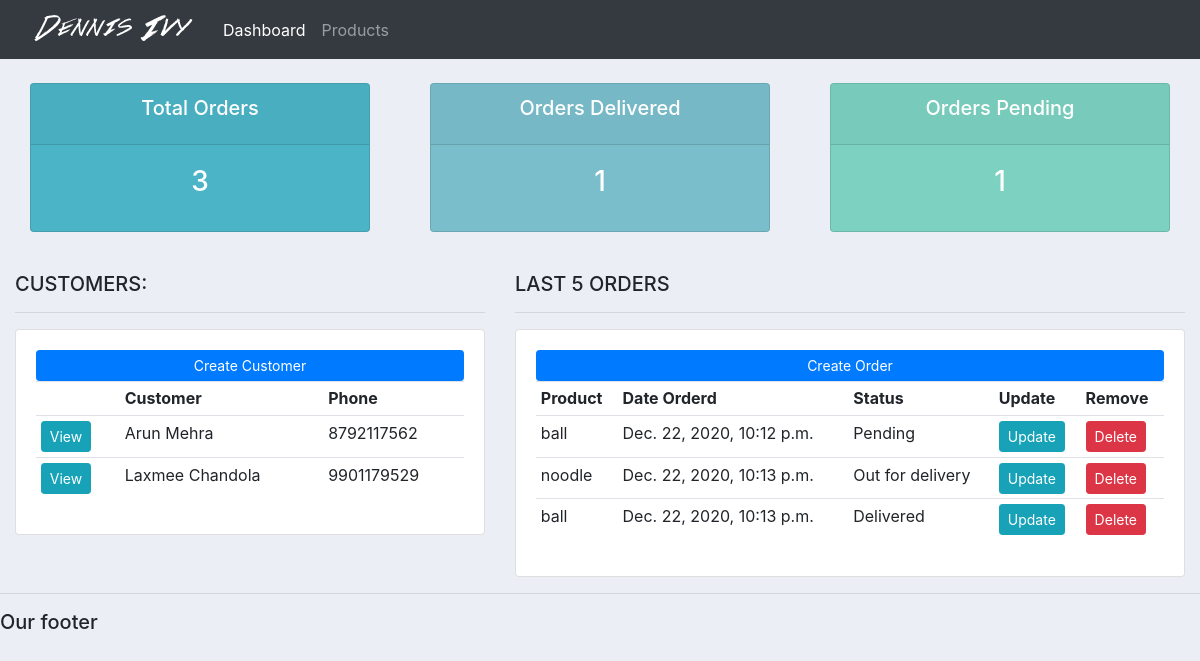
The page /accounts/ on the database as committed earlier.
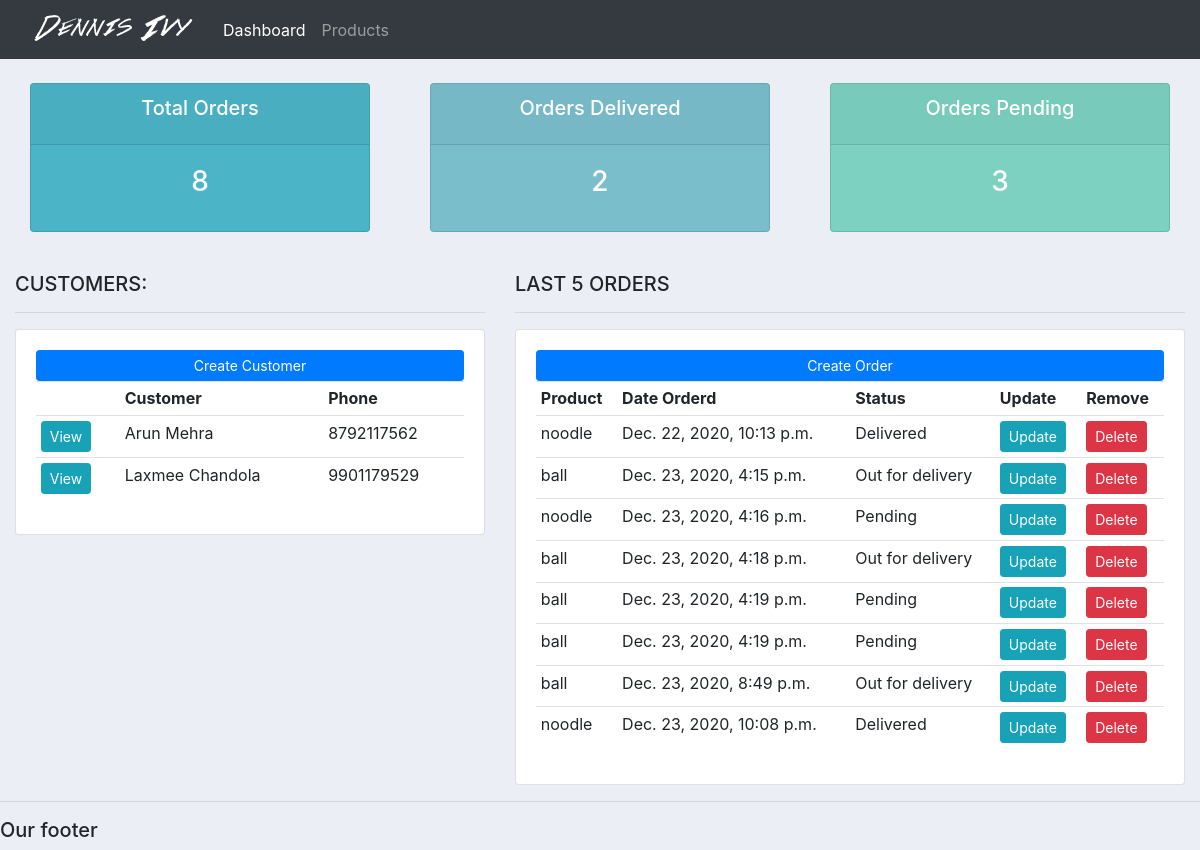
The same page on the database as committed later.
### accounts/models.py (models this page shows, shortened)
class Customer(models.Model):
    name = models.CharField(max_length=200, null=True)
    phone = models.CharField(max_length=200, null=True)
    email = models.CharField(max_length=200, null=True)
    date_created = models.DateTimeField(auto_now_add=True, null=True)

class Order(models.Model):
    STATUS = (
        ('Pending', 'Pending'),
        ('Out for delivery', 'Out for delivery'),
        ('Delivered', 'Delivered'),
    )
    customer = models.ForeignKey(Customer, null=True, on_delete=models.SET_NULL)
    product = models.ForeignKey(Products, null=True, on_delete=models.SET_NULL)
    date_created = models.DateTimeField(auto_now_add=True, null=True)
    status = models.CharField(max_length=200, null=True, choices=STATUS)

class Products(models.Model):
    CATEGORY = (
        ('Indoor', 'Indoor'),
        ('Out door', 'Out door'),
    )
    name = models.CharField(max_length=200, null=True)
    price = models.FloatField(null=True)
    category = models.CharField(max_length=200, null=True, choices=CATEGORY)
    description = models.CharField(max_length=200, null=True)
    date_created = models.DateTimeField(auto_now_add=True, null=True)
    tag = models.ManyToManyField(Tag)
    def __str__(self):
        return self.name

### accounts/views.py (the view)
# urls.py: path('', views.home, name='home'),
def home(request):
    customers = Customer.objects.all()
    orders = Order.objects.all()
    total_orders = orders.count()
    pending = orders.filter(status='Pending').count()
    delivered = orders.filter(status='Delivered').count()
    context = {'customers': customers, 'orders': orders, 'total_orders': total_orders, 'pending': pending,
               'delivered': delivered}
    return render(request, 'accounts/dashboard.html', context)

### accounts/templates/accounts/dashboard.html
{%  extends 'accounts/main.html' %}
{% block content %}
{%  include 'accounts/status.html' %}
<br>
<div class="row">
	<div class="col-md-5">
		<h5>CUSTOMERS:</h5>
		<hr>
		<div class="card card-body">
			<a class="btn btn-primary  btn-sm btn-block" href="">Create Customer</a>
			<table class="table table-sm">
				<tr>
					<th></th>
					<th>Customer</th>
					<th>Phone</th>
				</tr>
				{% for customer in customers %}
				<tr>
					<td><a class="btn btn-sm btn-info" href="{% url 'customer' customer.id %}">View</td>
					<td>{{ customer.name }}</td>
					<td>{{ customer.phone }}</td>
				</tr>
				{% endfor %}
			</table>
		</div>
	</div>
	<div class="col-md-7">
		<h5>LAST 5 ORDERS</h5>
		<hr>
		<div class="card card-body">
			<a class="btn btn-primary  btn-sm btn-block" href="{% url 'create_order' %}">Create Order</a>
			<table class="table table-sm">
				<tr>
					<th>Product</th>
					<th>Date Orderd</th>
					<th>Status</th>
					<th>Update</th>
					<th>Remove</th>
				</tr>
				{% for order in orders %}
				<tr>
					<td>{{ order.product }}</td>
					<td>{{ order.date_created}}</td>
					<td>{{ order.status }}</td>
					<td><a class="btn btn-sm btn-info" href="{% url 'update_order' order.id %}">Update</td>
					<td><a class="btn btn-sm btn-danger" href="{% url 'delete_order' order.id %}">Delete</td>
				</tr>
				{% endfor %}
			</table>
		</div>
	</div>
</div>
{% endblock %}

### accounts/templates/accounts/main.html (shortened to what this page needs)
{% load static %}
<!DOCTYPE html>
<html>
<head>
	<link rel="stylesheet" href="https://stackpath.bootstrapcdn.com/bootstrap/4.3.1/css/bootstrap.min.css">
	<link rel="stylesheet" type="text/css" href="{% static '/css/main.css' %}">
</head>
<body>
	{%  include 'accounts/navbar.html' %}
	<div class="container-fluid">
	{% block content %}
	{% endblock %}
    </div>
	<hr>
	<h5>Our footer</h5>
</body>
</html>

### accounts/templates/accounts/navbar.html (shortened to what this page needs)
{% load static %}
<nav class="navbar navbar-expand-lg navbar-dark bg-dark">
 <img src="{% static 'images/logo.png' %}">
  <div class="collapse navbar-collapse" id="navbarNav">
    <ul class="navbar-nav">
      <li class="nav-item active">
        <a class="nav-link" href="{% url 'home' %}">Dashboard</a>
      </li>
      <li class="nav-item">
        <a class="nav-link" href="{% url 'products' %}">Products</a>
      </li>
    </ul>
  </div>
</nav>

### accounts/templates/accounts/status.html
<br>
<div class="row">
	<div class="col">
		<div class="col-md">
			<div class="card text-center text-white  mb-3" id="total-orders">
			  	<div class="card-header">
			  		<h5 class="card-title">Total Orders</h5>
			  	</div>
			  	<div class="card-body">
			    	<h3 class="card-title">{{ total_orders }}</h3>
			  	</div>
			</div>
		</div>
	</div>
	<div class="col">
		<div class="col-md">
			<div class="card text-center text-white  mb-3" id="orders-delivered">
			  	<div class="card-header">
			  		<h5 class="card-title">Orders Delivered</h5>
			  	</div>
			  	<div class="card-body">
			    	<h3 class="card-title">{{ delivered }}</h3>
			  	</div>
			</div>
		</div>
	</div>
	<div class="col">
		<div class="col-md">
			<div class="card text-center text-white  mb-3" id="orders-pending">
			  	<div class="card-header">
			  		<h5 class="card-title">Orders Pending</h5>
			  	</div>
			  	<div class="card-body">
			    	<h3 class="card-title">{{ pending }}</h3>
			  	</div>
			</div>
		</div>
	</div>
</div>

### static/css/main.css (style rules this page uses)
body { background-color: #ebeff5; }
#total-orders { background-color: #4cb4c7; }
#orders-delivered { background-color: #7abecc; }
#orders-pending { background-color: #7CD1C0; }

Rows that differ between the two databases and show on the page:
removed Order: product "ball", date_created "Dec. 22, 2020, 10:12 p.m.", status "Pending"
removed Order: product "ball", date_created "Dec. 22, 2020, 10:13 p.m.", status "Delivered"
changed Order "Dec. 22, 2020, 10:13 p.m.": status "Out for delivery" → "Delivered"
added Order: product "ball", date_created "Dec. 23, 2020, 4:15 p.m.", status "Out for delivery"
added Order: product "noodle", date_created "Dec. 23, 2020, 4:16 p.m.", status "Pending"
added Order: product "ball", date_created "Dec. 23, 2020, 4:18 p.m.", status "Out for delivery"
added Order: product "ball", date_created "Dec. 23, 2020, 4:19 p.m.", status "Pending"
added Order: product "ball", date_created "Dec. 23, 2020, 4:19 p.m.", status "Pending"
added Order: product "ball", date_created "Dec. 23, 2020, 8:49 p.m.", status "Out for delivery"
added Order: product "noodle", date_created "Dec. 23, 2020, 10:08 p.m.", status "Delivered"
Other text that changed with them:
{{ total_orders }}: "3" → "8"
{{ delivered }}: "1" → "2"
{{ pending }}: "1" → "3"
